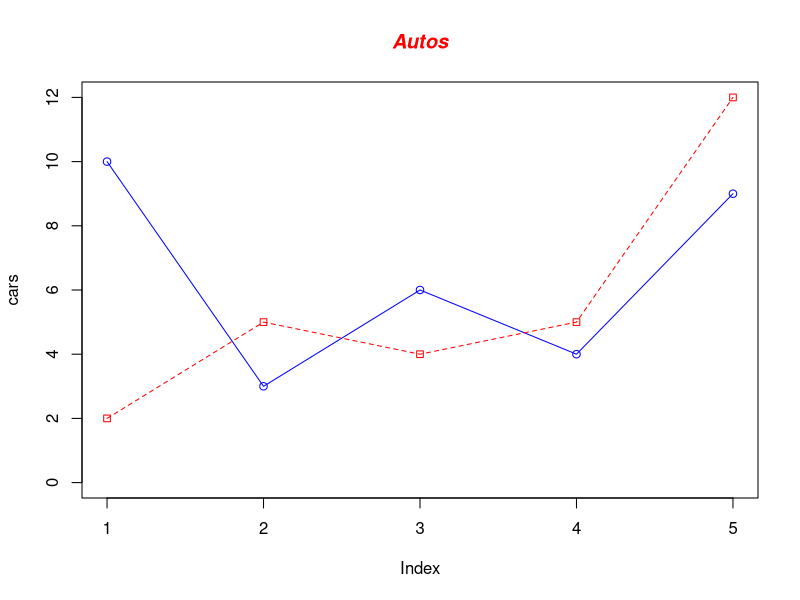

This figure's R source:
# Define 2 vectors
cars <- c(10, 3, 6, 4, 9)
trucks <- c(2, 5, 4, 5, 12)

# Graph cars using a y-axis that ranges from 0 to 12
plot(cars, type = "o", col = "blue", ylim = c(0, 12))

# Graph trucks with red dashed lines and square points
lines(trucks, type = "o", pch = 22, lty = 2, col = "red")

# Create a title with a red, bold/italic font
title(main = "Autos", col.main = "red", font.main = 4)
